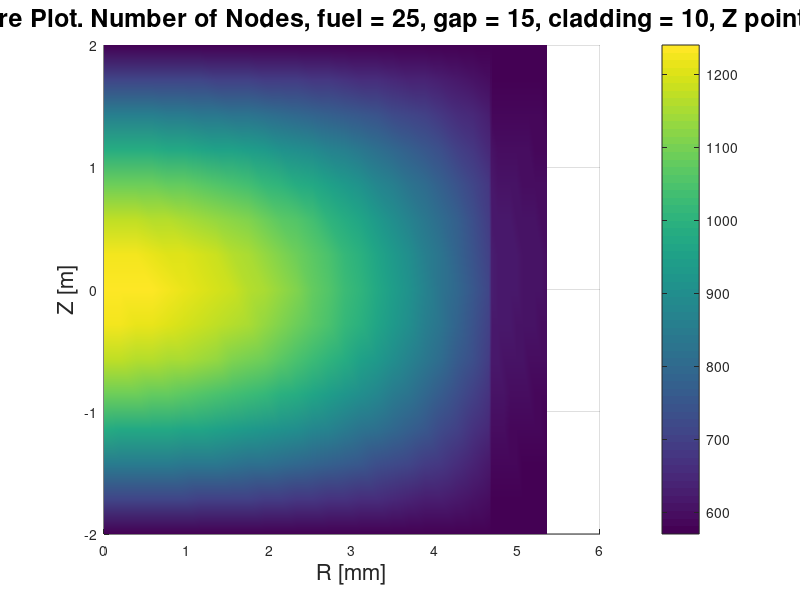

This figure's MATLAB source: (Note: this script raises an error after producing the figure.)
load('previous_model.mat');

% Scale radial direction to milimeters and set plotting font size
r_scl = r * 1000;
fnt=16;

%%% Identify Z index of of maximumal temperature 
size_temp = size(temp_2D_mesh);
maximum = max(temp_2D_mesh(1, 1:size_temp(2)));
max_idx = find(temp_2D_mesh(1, 1:size_temp(2)) == maximum);

%%% Make temperature color map
figure(2);
[R , Z] = meshgrid(r_scl,z);
surf(R,Z,temp_2D_mesh');
view(2), shading interp
%%% Label Figure
fnt=16;
xlabel('R [mm]','FontSize',fnt);
ylabel('Z [m]','FontSize',fnt);
title(['RZ Temperature Plot. Number of Nodes, fuel = ', num2str(Nf), ', gap = ', num2str(Ng), ', cladding = ', num2str(Nc), ', Z points = ', num2str(M)], 'FontSize',fnt+2);
a = colorbar('EastOutside');
a.Label.String = 'Temperature [K]';
a.Label.FontSize = fnt;



